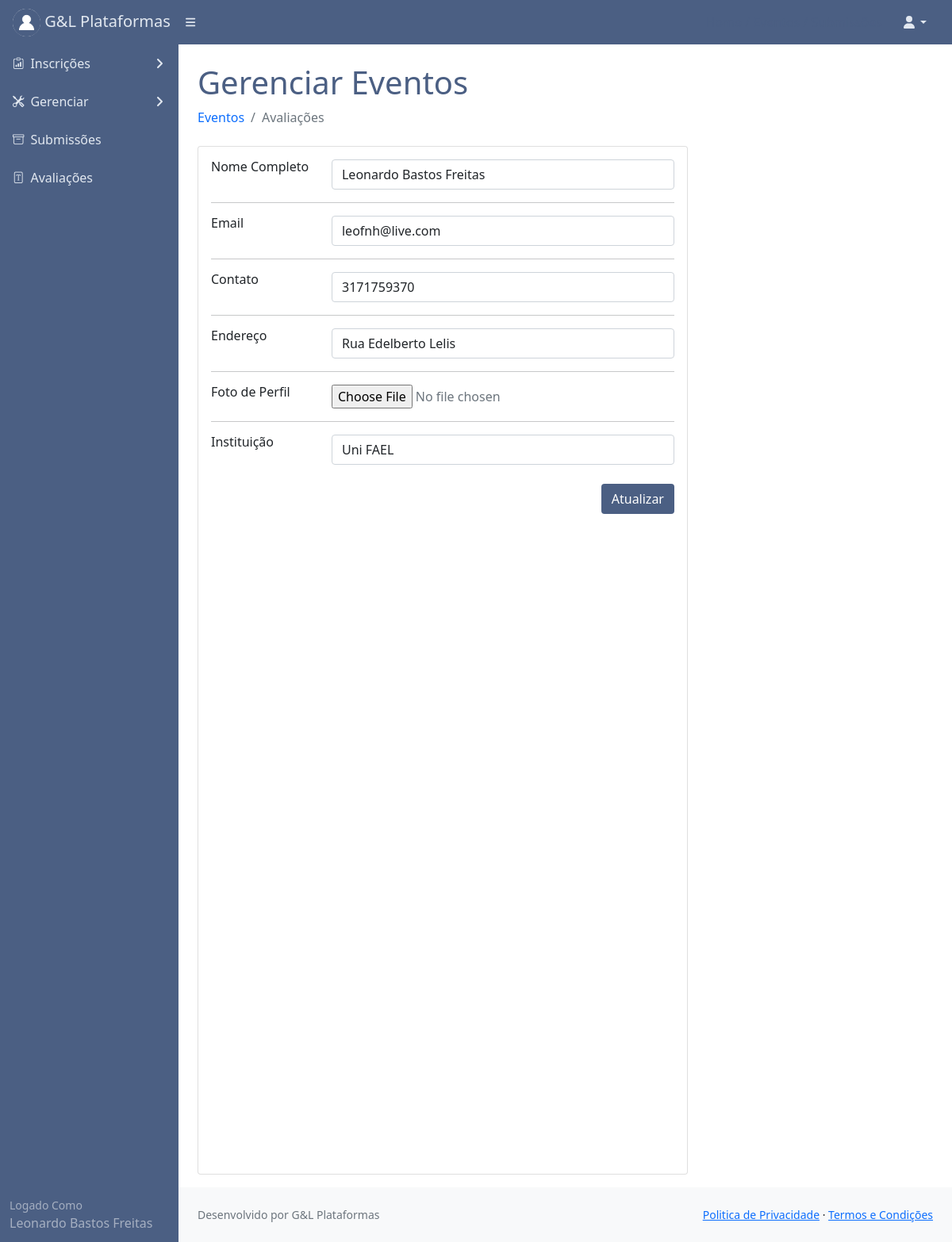
Before: /meuperfil/ (signed in) with the older database file.
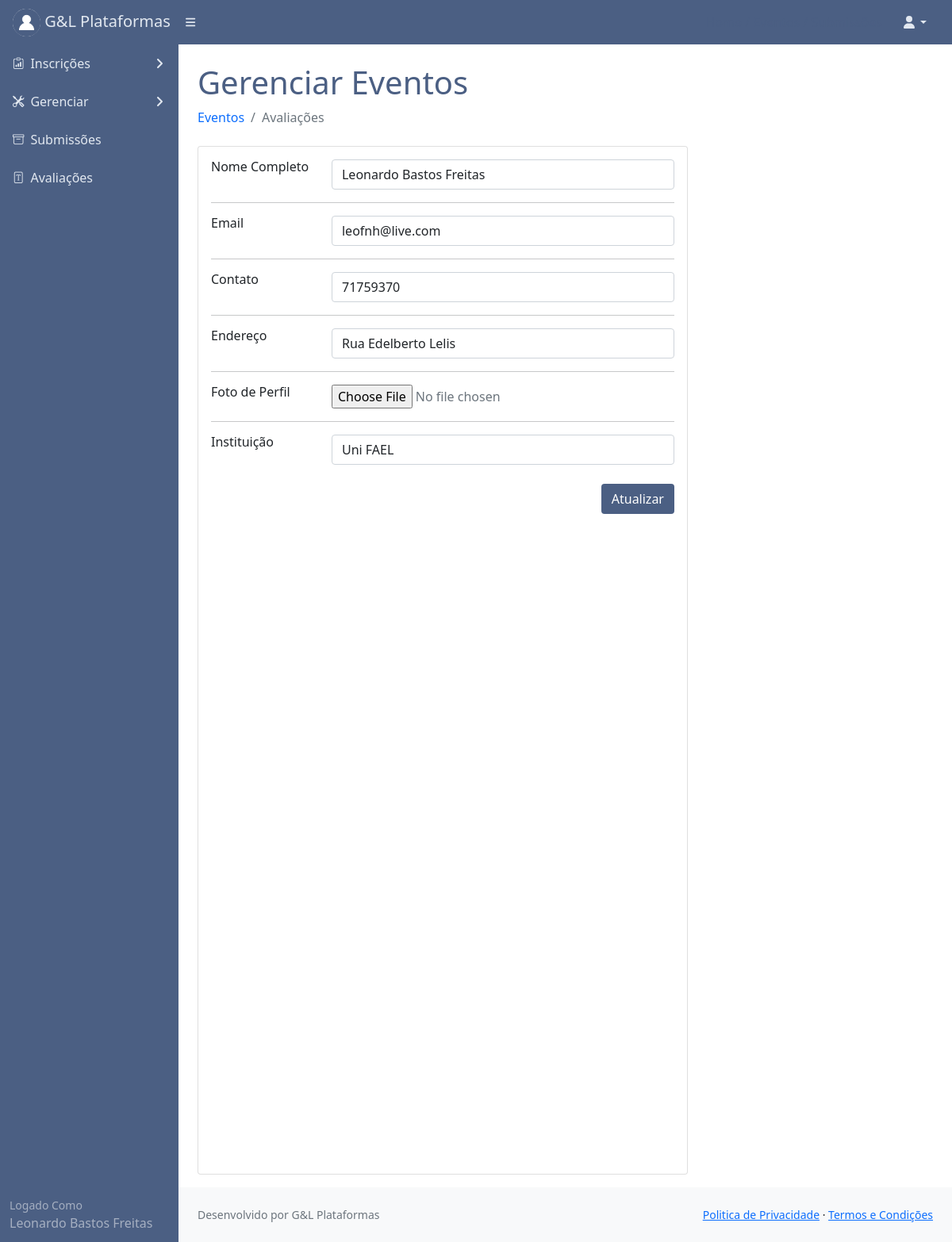
After: the same page with the newer database file.
### core/models.py (models this page shows)
class Usuariocd(models.Model):
    cpf = models.CharField(max_length=11)
    nome = models.CharField(max_length=300)
    cep = models.CharField(max_length=8)
    nascimento = models.DateField()
    email = models.EmailField()
    endereco = models.CharField(max_length=500)
    cidade = models.CharField(max_length=150)
    bairro = models.CharField(max_length=150)
    pais = models.CharField(max_length=150)
    instituicao = models.CharField(max_length=150)
    cmp = models.CharField(max_length=3)
    categ = models.CharField(max_length=150)
    cinfo = models.CharField(max_length=3)
    gestor_plataforma = models.CharField(max_length=3)
    autor = models.CharField(max_length=3)
    avaliador = models.CharField(max_length=3)
    lider = models.CharField(max_length=3)
    id_usuario = models.BigIntegerField()
    contato = models.BigIntegerField(null=True)
    perfil = models.FileField(upload_to='')

### core/views.py (the view)
# urls.py: path('meuperfil/', views.meuperfil),
@login_required(login_url='/login/')
def meuperfil(request):
    id = request.GET.get('id')
    meuid = User.objects.filter(username=request.user)
    for m in meuid:
        mid = m.id
    usuarios = Usuariocd.objects.filter(id_usuario=mid)
    eventos = Evento.objects.all()
    dados = {'usuarios': usuarios,
             'id': id,
             'eventos': eventos,
             'mid':mid}
    return render(request, 'alterarperfil.html', dados)

### templates/alterarperfil.html (shortened to what the changed rows need)
{% extends 'base.html' %}
{% load static %}
{% block content %}
<div id="layoutSidenav_content">
                <main>
                    <div class="container-fluid px-4">
                        <h1 class="mt-4" style="color:#4B5F83;">Gerenciar Eventos</h1>
                                <p class="mb-0">
                                 <div class="col-md-8">
              <div class="card mb-3">
                <div class="card-body">
                     {% for usuarios in usuarios %}
                     <form method="POST" action="/attperfil/?id={{usuarios.id_usuario}}" enctype="multipart/form-data">{% csrf_token %}
                     {% endfor %}
                  <div class="row">
                    <div class="col-sm-3">
                    {% for usuarios in usuarios %}
                    </div>
                    <div class="col-sm-9 text-secondary">
                      <input class="form-control col-6" value="{{usuarios.nome}}" name="nome">
                    </div>
                  </div>
                  <hr>
                  <div class="row">
                    <div class="col-sm-3">
                      <h6 class="mb-0">Email</h6>
                    </div>
                    <div class="col-sm-9 text-secondary">
                      <input class="form-control col-6" type="email" value="{{usuarios.email}}" name="email">
                    </div>
                  </div>
                  <hr>
                  <div class="row">
                    <div class="col-sm-3">
                      <h6 class="mb-0">Contato</h6>
                    </div>
                    <div class="col-sm-9 text-secondary">
                      <input class="form-control col-6" type="tel" value="{{usuarios.contato}}" name="contato">
                    </div>
                  </div>
                  <hr>
                  <div class="row">
                    <div class="col-sm-3">
                      <h6 class="mb-0">Endereço</h6>
                    </div>
                    <div class="col-sm-9 text-secondary">
                     <input class="form-control col-6" type="text" value="{{usuarios.endereco}}" name="endereco">
                    </div>
                  </div>
                   <hr>
                         <div class="row">
                    <div class="col-sm-3">
                      <h6 class="mb-0">Foto de Perfil</h6>
                    </div>
                    <div class="col-sm-9 text-secondary">
                     <input type="file" name="fotoperfil">
                    </div>
                  </div>
                   <hr>
                  <div class="row">
                    <div class="col-sm-3">
                      <h6 class="mb-0">Instituição</h6>
                    </div>
                    <div class="col-sm-9 text-secondary">
                     <input class="form-control col-6" value="{{usuarios.instituicao}}" name="instituicao">
                    </div>
                           <div align="right">
                          <input type="submit" value="Atualizar" class="mt-4 btn text-white" style="background:#4B5F83;">
                      </div>
                    </div>
                  </form>
              </div>
                   {% endfor %}
                                </p>
                    </div>
                </main>
            </div>
        </div>
{% endblock %}
{% load static %}

### templates/base.html (shortened to what the changed rows need)
{% load static %}
<!DOCTYPE html>
<html lang="pt-br">
    <head>
        <link href={% static "css/styles.css" %} rel="stylesheet" />
        <link href={% static "css/step.css" %} rel="stylesheet" />
        <link href={% static "css/gira.css" %} rel="stylesheet" />
        <link rel="stylesheet" href="https://cdn.jsdelivr.net/npm/bootstrap-icons@1.3.0/font/bootstrap-icons.css">
    </head>
    <body>
        <nav class="sb-topnav navbar navbar-expand navbar-dark" style="background:#4B5F83;">
            <a class="navbar-brand ps-3" href="#" style="color:#e2e8f0;">
                {% for usuarios in usuarios %}
                <img src="/media/{{usuarios.perfil}}"
                     alt="Admin"
                     class="rounded-circle"
                     width="35" height="35"> G&L Plataformas
                {% endfor %}
            </a>
            <button class="btn btn-link btn-sm order-1 order-lg-0 me-4 me-lg-0" id="sidebarToggle" href="#!"><i class="fas fa-bars" style="color:#e2e8f0;"></i></button>
            <form class="d-none d-md-inline-block form-inline ms-auto me-0 me-md-3 my-2 my-md-0">
                <a href="#" style="text-decoration:none; color:#4B5F83;">
                </a>
                <a href="#" style="text-decoration:none; color:#4B5F83;">
                </a>
                <a href="/submissoes/" style="text-decoration:none; color:#4B5F83;">
                </a>
            </form>
            <ul class="navbar-nav ms-auto ms-md-0 me-3 me-lg-4">
                <li class="nav-item dropdown">
                </li>
            </ul>
        </nav>
        <div id="layoutSidenav">
            <div id="layoutSidenav_nav" >
                <nav class="sb-sidenav accordion sb-sidenav-dark" id="sidenavAccordion" >
                    <div class="sb-sidenav-menu" style="background:#4B5F83;">
                        <div class="nav">
                            {% for usuarios in usuarios %}
                            {% if usuarios.gestor_plataforma == 'sim' %}
                            <a class="nav-link collapsed" href="#" data-bs-toggle="collapse" data-bs-target="#collapsePages" aria-expanded="false" aria-controls="collapsePages">
                                <div class="sb-nav-link-icon" style="color:#e2e8f0;"><i class="bi bi-tools"></i></div>
                                <div style="color:#e2e8f0;">Gerenciar</div>
                                <div class="sb-sidenav-collapse-arrow" style="color:#e2e8f0;"><i class="fas fa-angle-down"></i></div>
                            </a>
                            {% endif %}
                            {% endfor %}
                            {% for usuarios in usuarios %}
                            {% if usuarios.avaliador == 'sim' %}
                            <a class="nav-link" href="/avaliartrabalho/" style="color:#e2e8f0;">
                                <div class="sb-nav-link-icon" style="color:#e2e8f0;"><i class="bi bi-file-font"></i></div>
                                <div style="color:#e2e8f0;">Avaliações</div>
                            </a>
                            {% endif %}
                            {% endfor %}
                        </div>
                    </div>
                    <div class="sb-sidenav-footer" style="background:#4B5F83;">
                        <div class="small" >Logado Como</div>
                        {% for usuarios in usuarios %}
                        {{usuarios.nome}}
                        {% endfor %}
                    </div>
                </nav>
            </div>
{% block content %}{% endblock %}
    </body>
</html>

Changed rows visible on the page:
changed Usuariocd "Leonardo Bastos Freitas": contato "3171759370" → "71759370"
